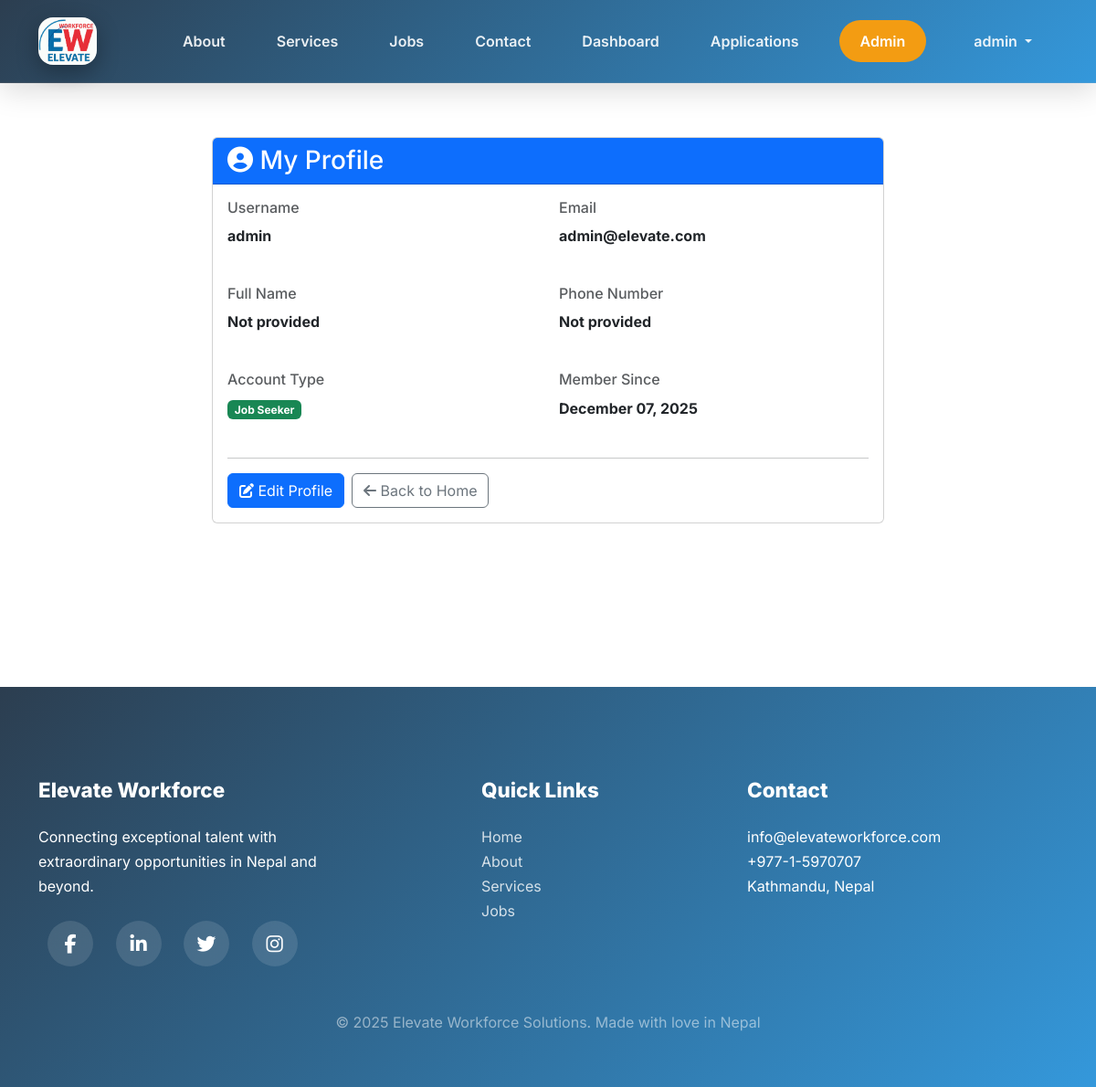
/accounts/profile/ (signed in), run on the app's committed database.
### accounts/models.py (models this page shows, shortened)
class User(AbstractUser):
    USER_ROLE_CHOICES = (
        ('job_seeker', 'Job Seeker'),
        ('company', 'Company'),
    )
    role = models.CharField(max_length=20, choices=USER_ROLE_CHOICES, default='job_seeker')
    phone_number = models.CharField(max_length=15, blank=True, null=True)
    is_active = models.BooleanField(default=True)
    created_at = models.DateTimeField(auto_now_add=True)
    updated_at = models.DateTimeField(auto_now=True)
    groups = models.ManyToManyField(
        'auth.Group',
        related_name='custom_user_groups',
        blank=True,
        help_text='The groups this user belongs to.'
    )
    user_permissions = models.ManyToManyField(
        'auth.Permission',
        related_name='custom_user_permissions',
        blank=True,
        help_text='Specific permissions for this user.'
    )
    class Meta:
        db_table = 'users'
        verbose_name_plural = 'Users'
        ordering = ['-created_at']
    def is_company(self):
        return self.role == 'company'
    def is_job_seeker(self):
        return self.role == 'job_seeker'

### accounts/views.py (the view)
# urls.py: path('profile/', views.profile, name='profile'),
@login_required(login_url='accounts:login')
def profile(request):
    context = {}
    if request.user.is_company():
        try:
            context['company'] = request.user.company_profile
        except Company.DoesNotExist:
            pass
    else:
        try:
            context['job_seeker'] = request.user.job_seeker_profile
        except JobSeeker.DoesNotExist:
            pass
    context['user'] = request.user
    return render(request, 'accounts/profile.html', context)

### templates/accounts/profile.html (shortened to what this page needs)
{% extends "base.html" %}
{% block content %}
<div class="container my-5">
    <div class="row">
        <div class="col-md-8 offset-md-2">
            <div class="card">
                <div class="card-header bg-primary text-white">
                    <h3 class="mb-0">
                        <i class="fas fa-user-circle"></i> My Profile
                    </h3>
                </div>
                <div class="card-body">
                    <div class="row mb-4">
                        <div class="col-md-6">
                            <h6 class="text-muted">Username</h6>
                            <p class="fw-bold">{{ user.username }}</p>
                        </div>
                        <div class="col-md-6">
                            <h6 class="text-muted">Email</h6>
                            <p class="fw-bold">{{ user.email }}</p>
                        </div>
                    </div>
                    <div class="row mb-4">
                        <div class="col-md-6">
                            <h6 class="text-muted">Full Name</h6>
                            <p class="fw-bold">{{ user.get_full_name|default:"Not provided" }}</p>
                        </div>
                        <div class="col-md-6">
                            <h6 class="text-muted">Phone Number</h6>
                            <p class="fw-bold">{{ user.phone_number|default:"Not provided" }}</p>
                        </div>
                    </div>
                    <div class="row mb-4">
                        <div class="col-md-6">
                            <h6 class="text-muted">Account Type</h6>
                            <p class="fw-bold">
                                {% if user.is_company %}
                                    <span class="badge bg-info">Company</span>
                                {% else %}
                                    <span class="badge bg-success">Job Seeker</span>
                                {% endif %}
                            </p>
                        </div>
                        <div class="col-md-6">
                            <h6 class="text-muted">Member Since</h6>
                            <p class="fw-bold">{{ user.date_joined|date:"F d, Y" }}</p>
                        </div>
                    </div>
                    <hr>
                    <div class="d-flex gap-2">
                        <a href="{% url 'accounts:profile_edit' %}" class="btn btn-primary">
                            <i class="fas fa-edit"></i> Edit Profile
                        </a>
                        <a href="{% url 'home' %}" class="btn btn-outline-secondary">
                            <i class="fas fa-arrow-left"></i> Back to Home
                        </a>
                    </div>
                </div>
            </div>
        </div>
    </div>
</div>
{% endblock %}

### templates/base.html (shortened to what this page needs)
<!DOCTYPE html>
<html lang="en">
<head>
    {% load static %}
    <link href="https://cdn.jsdelivr.net/npm/bootstrap@5.3.3/dist/css/bootstrap.min.css" rel="stylesheet">
    <link rel="stylesheet" href="https://cdnjs.cloudflare.com/ajax/libs/font-awesome/6.6.0/css/all.min.css">
</head>
<body>
    <nav class="navbar navbar-expand-lg navbar-dark fixed-top">
        <div class="container">
            <a class="navbar-brand" href="{% url 'home' %}">
                <img src="{% static 'images/logo1.png' %}" alt="Elevate Logo" height="52" width="90">
            </a>
            <div class="collapse navbar-collapse" id="navbarNav">
                <ul class="navbar-nav ms-auto align-items-center">
                    <li class="nav-item"><a class="nav-link" href="{% url 'about' %}">About</a></li>
                    <li class="nav-item"><a class="nav-link" href="{% url 'services' %}">Services</a></li>
                    <li class="nav-item"><a class="nav-link" href="{% url 'jobs:job_list' %}">Jobs</a></li>
                    <li class="nav-item"><a class="nav-link" href="{% url 'contact' %}">Contact</a></li>
                    {% if user.is_authenticated %}
                        {% if user.is_job_seeker %}
                        <li class="nav-item"><a class="nav-link" href="{% url 'accounts:job_seeker_dashboard' %}">Dashboard</a></li>
                        <li class="nav-item"><a class="nav-link" href="{% url 'application:my_applications' %}">Applications</a></li>
                        {% endif %}
                        {% if user.is_superuser %}
                        <li class="nav-item ms-3">
                            <a class="btn btn-admin" href="{% url 'accounts:admin_dashboard' %}">
                                Admin
                            </a>
                        </li>
                        {% endif %}
                        <li class="nav-item dropdown ms-4">
                            <a class="nav-link dropdown-toggle" href="#" role="button" data-bs-toggle="dropdown">
                                {{ user.username }}
                            </a>
                        </li>
                    {% else %}
                        <li class="nav-item"><a class="nav-link" href="{% url 'accounts:login' %}">Login</a></li>
                        <li class="nav-item"><a class="nav-link" href="{% url 'accounts:register' %}">Register</a></li>
                    {% endif %}
                </ul>
            </div>
    </nav>
    <div class="container mt-5 pt-4">
    </div>
    <div class="main-container">
        {% block content %}{% endblock %}
    </div>
    <footer>
        <div class="container">
            <div class="row g-5">
                <div class="col-lg-4">
                    <h5>Elevate Workforce</h5>
                    <p>Connecting exceptional talent with extraordinary opportunities in Nepal and beyond.</p>
                    <div class="footer-social mt-4">
                        <a href="#" title="Facebook"><i class="fab fa-facebook-f"></i></a>
                        <a href="#" title="LinkedIn"><i class="fab fa-linkedin-in"></i></a>
                        <a href="#" title="Twitter"><i class="fab fa-twitter"></i></a>
                        <a href="#" title="Instagram"><i class="fab fa-instagram"></i></a>
                    </div>
                </div>
                <div class="col-lg-3 offset-lg-1">
                    <h5>Quick Links</h5>
                    <ul class="list-unstyled">
                        <li><a href="{% url 'home' %}">Home</a></li>
                        <li><a href="{% url 'about' %}">About</a></li>
                        <li><a href="{% url 'services' %}">Services</a></li>
                        <li><a href="{% url 'jobs:job_list' %}">Jobs</a></li>
                    </ul>
                </div>
                <div class="col-lg-4">
                    <h5>Contact</h5>
                    <p>
                        info@elevateworkforce.com<br>
                        +977-1-5970707<br>
                        Kathmandu, Nepal
                    </p>
                </div>
            </div>
            <div class="text-center mt-5">
                <p class="footer-copyright">&copy; 2025 Elevate Workforce Solutions. Made with love in Nepal</p>
            </div>
        </div>
    </footer>
</body>
</html>

### templates/base.html (style rules this page uses)
:root { --primary: #3498db; --primary-dark: #2980b9; --dark: #2c3e50; --light: #f8f9fa; --gradient: linear-gradient(135deg, #2c3e50 0%, #3498db 100%); }
* { margin: 0; padding: 0; box-sizing: border-box; }
body { font-family: 'Inter', sans-serif; background: #fff; line-height: 1.7; overflow-x: hidden; }
.navbar { background: var(--gradient) !important; -webkit-backdrop-filter: blur(20px); backdrop-filter: blur(20px); padding: 1.2rem 0; box-shadow: 0 8px 32px rgba(0,0,0,0.15); border-bottom: 1px solid rgba(255,255,255,0.1); transition: all 0.4s ease; z-index: 1030; }
.navbar-brand { display: flex; align-items: center; font-weight: 900; color: white !important; text-decoration: none; padding: 0 !important; }
.navbar-brand img { height: 52px; width: auto; border-radius: 16px; box-shadow: 0 8px 25px rgba(0,0,0,0.3); transition: all 0.4s ease; margin-right: 14px; }
.nav-link { color: rgba(255,255,255,0.9) !important; font-weight: 600; margin: 0 8px; padding: 10px 20px !important; border-radius: 50px; transition: all 0.4s ease; }
.btn-admin { background: #f39c12; color: white !important; border-radius: 50px; padding: 10px 22px !important; font-weight: 600; }
footer { background: var(--gradient); color: white; padding: 100px 0 40px; position: relative; overflow: hidden; }
footer::before { content: ''; position: absolute; top: 0; left: 0; right: 0; bottom: 0; background: url('https://images.unsplash.com/photo-1557682250-33bd709cbe85?w=1920') center/cover; opacity: 0.08; z-index: 0; }
footer * { position: relative; z-index: 1; }
footer h5 { font-weight: 800; font-size: 1.4rem; margin-bottom: 24px; }
footer a { color: rgba(255,255,255,0.8); text-decoration: none; transition: all 0.3s ease; }
.footer-social a { display: inline-flex; width: 50px; height: 50px; background: rgba(255,255,255,0.12); color: white; border-radius: 50%; align-items: center; justify-content: center; margin: 0 10px; font-size: 1.3rem; transition: all 0.4s ease; -webkit-backdrop-filter: blur(10px); backdrop-filter: blur(10px); }
.main-container { min-height: calc(100vh - 120px); padding-top: 30px; }
.footer-copyright { color: rgba(255,255,255,0.5); }

### data on the page
User: username "admin", email "admin@elevate.com", get_full_name "Not provided", phone_number "Not provided", date_joined "December 07, 2025"
